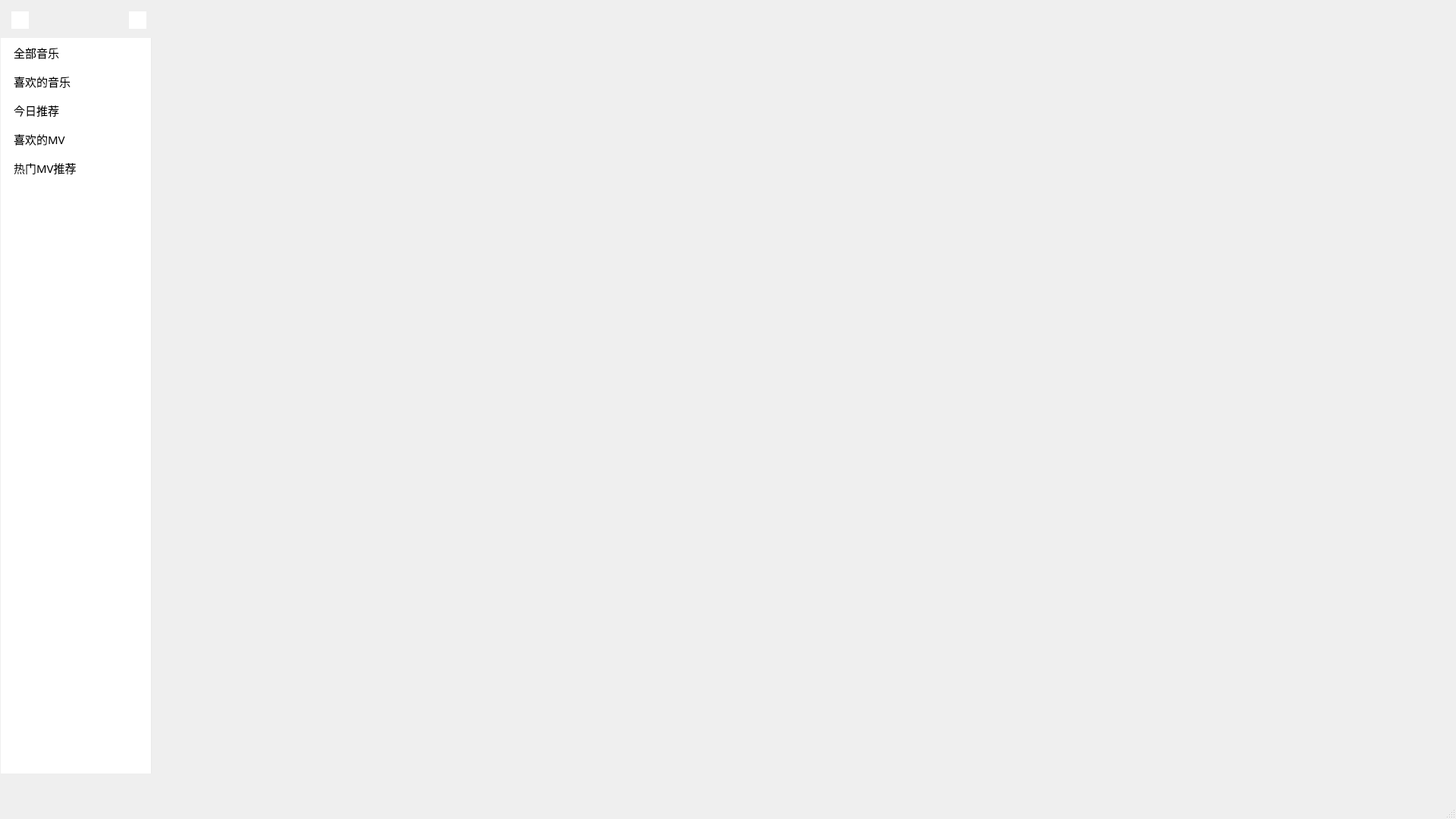
<?xml version="1.0" encoding="UTF-8"?>
<ui version="4.0">
 <class>MainWindow</class>
 <widget class="QMainWindow" name="MainWindow">
  <property name="geometry">
   <rect>
    <x>0</x>
    <y>0</y>
    <width>1920</width>
    <height>1080</height>
   </rect>
  </property>
  <property name="windowTitle">
   <string>MainWindow</string>
  </property>
  <widget class="QWidget" name="centralwidget">
   <widget class="QStackedWidget" name="stackedWidget">
    <property name="geometry">
     <rect>
      <x>209</x>
      <y>50</y>
      <width>1701</width>
      <height>970</height>
     </rect>
    </property>
    <property name="styleSheet">
     <string notr="true">QStackedWidget
{
	border-radius: 9px;
}</string>
    </property>
    <property name="currentIndex">
     <number>0</number>
    </property>
    <widget class="QWidget" name="page"/>
    <widget class="QWidget" name="page_2"/>
   </widget>
   <widget class="QListWidget" name="listWidget">
    <property name="geometry">
     <rect>
      <x>10</x>
      <y>50</y>
      <width>180</width>
      <height>970</height>
     </rect>
    </property>
    <property name="font">
     <font>
      <family>Microsoft Yahei</family>
      <pointsize>11</pointsize>
      <weight>50</weight>
      <italic>false</italic>
      <bold>false</bold>
     </font>
    </property>
    <property name="styleSheet">
     <string notr="true">QListWidget 
{
    background-color: #ffffff;
    border: none;
	border-raduis: 10px;
    font: 10.5pt &quot;Microsoft Yahei&quot;;
	outline: 0px;
}
QListWidget::item 
{
    background-color: transparent;
    color: #000000;
    border: 0px;
    padding-left: 5px;
    height: 38px;
}
QListWidget::item:selected 
{
    color: #ffffff;
    background-color: rgb(46, 123, 253);
	border-radius: 9px;
}</string>
    </property>
    <item>
     <property name="text">
      <string>全部音乐</string>
     </property>
    </item>
    <item>
     <property name="text">
      <string>喜欢的音乐</string>
     </property>
    </item>
    <item>
     <property name="text">
      <string>今日推荐</string>
     </property>
    </item>
    <item>
     <property name="text">
      <string>喜欢的MV</string>
     </property>
    </item>
    <item>
     <property name="text">
      <string>热门MV推荐</string>
     </property>
    </item>
   </widget>
   <widget class="QWidget" name="widget_2" native="true">
    <property name="geometry">
     <rect>
      <x>190</x>
      <y>50</y>
      <width>10</width>
      <height>970</height>
     </rect>
    </property>
    <property name="styleSheet">
     <string notr="true">QWidget{
	background-color: #ffffff;
	border-right: 1px solid #eaeaea;
}</string>
    </property>
   </widget>
   <widget class="QWidget" name="widget_3" native="true">
    <property name="geometry">
     <rect>
      <x>1</x>
      <y>50</y>
      <width>9</width>
      <height>970</height>
     </rect>
    </property>
    <property name="styleSheet">
     <string notr="true">QWidget{
	background-color: #ffffff;
}</string>
    </property>
   </widget>
   <widget class="QPushButton" name="settings">
    <property name="geometry">
     <rect>
      <x>15</x>
      <y>15</y>
      <width>23</width>
      <height>23</height>
     </rect>
    </property>
    <property name="styleSheet">
     <string notr="true">QPushButton
{
	margin: 0px;
	border: 0px;
	background-color: #ffffff;
}
QPushButton::hover
{
 background-color: #dcdcdc;
 border-radius: 4px;
}</string>
    </property>
    <property name="text">
     <string/>
    </property>
   </widget>
   <widget class="QPushButton" name="add">
    <property name="geometry">
     <rect>
      <x>170</x>
      <y>15</y>
      <width>23</width>
      <height>23</height>
     </rect>
    </property>
    <property name="styleSheet">
     <string notr="true">QPushButton
{
	margin: 0px;
	border: 0px;
	background-color: #ffffff;
}
QPushButton::hover
{
 background-color: #dcdcdc;
 border-radius: 4px;
}</string>
    </property>
    <property name="text">
     <string/>
    </property>
   </widget>
  </widget>
  <widget class="QStatusBar" name="statusbar"/>
  <action name="actionAbout">
   <property name="text">
    <string>关于musicGallery</string>
   </property>
   <property name="font">
    <font>
     <family>新宋体</family>
    </font>
   </property>
  </action>
  <action name="actionconfig">
   <property name="text">
    <string>配置音乐文件夹</string>
   </property>
   <property name="font">
    <font>
     <family>新宋体</family>
    </font>
   </property>
  </action>
 </widget>
 <resources/>
 <connections/>
</ui>
